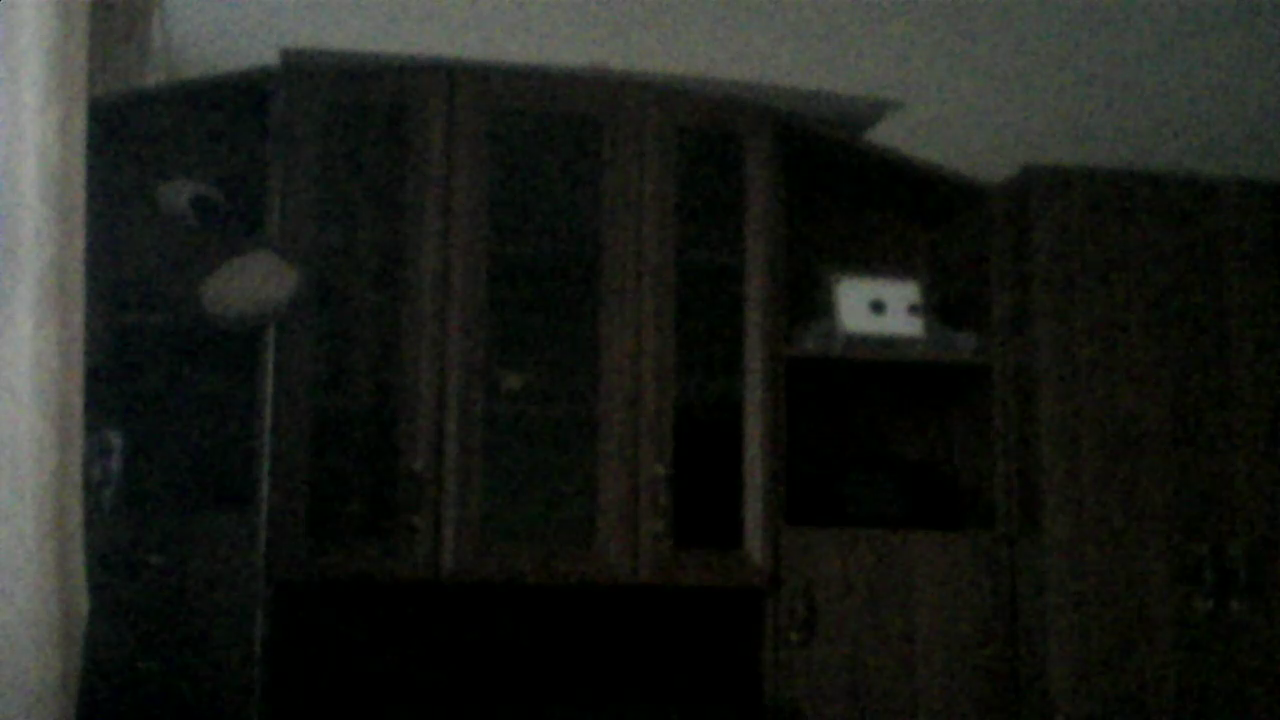
//> input picture frame 11 of video.mp4, 1280 x 720 px
$ ./main   (built with g++ and OpenCV 4)
//> lines starting //> are read from the running program, lines starting //| are printed output that depends on the picture; after the words box and inside, x2 and y2 are one past the last pixel; in counts of white or black regions, pixels touching at a corner belong together
#include <opencv2/imgproc.hpp>
#include <opencv2/imgcodecs.hpp>
#include <opencv2/highgui.hpp>
#include <opencv2/objdetect.hpp>
#include <opencv2/video.hpp>
#include <opencv2/videoio.hpp>
#include <iostream>
using namespace cv;
using namespace std;


Mat image;
Mat src;
Mat src_gray;
Mat canny;
char* canny_window = "Canny";
  Mat grad;
  const char* window_name = "Sobel Demo - Simple Edge Detector";
  int scale = 1;
  int delta = 0;
  int ddepth = CV_16S;
  int lowThreshold = 0;
  int const max_lowThreshold = 100;
  int ratio = 3;
  int kernel_size = 3;
  int blursize = 3;
  int max_blursize = 10;

  Mat frame; //current frame
  Mat fgMaskMOG2; //fg mask fg mask generated by MOG2 method
  Ptr<BackgroundSubtractor> pMOG2; //MOG2 Background subtractor
  char keyboard; //input from keyboard

void processVideo(char* videoFilename);

Mat CannyThreshold(int, Mat canny){
    cvtColor( canny, canny, COLOR_BGR2GRAY );
    if (blursize != 0){
        blur(canny, canny, Size(blursize,blursize));
    }
    if (lowThreshold != 0) {
        Canny(canny, canny, lowThreshold, lowThreshold*ratio, kernel_size );
    }
    return canny;
    //imshow( canny_window, canny );
}


int main()
{
    pMOG2 = createBackgroundSubtractorMOG2(); //MOG2 approach
    processVideo("C:\\Users\\Mishanya\\Documents\\Counter2016\\video.mp4");
    return 0;
}

void processVideo(char* videoFilename) {
    //create the capture object
    VideoCapture capture(videoFilename);
    if(!capture.isOpened()){
        //error in opening the video input
        cerr << "Unable to open video file: " << videoFilename << endl;
        exit(EXIT_FAILURE);
    }
    //read input data. ESC or 'q' for quitting
    keyboard = 0;
    while( keyboard != 'q' && keyboard != 27 ){
        //read the current frame
        if(!capture.read(frame)) {
            cerr << "Unable to read next frame." << endl;
            cerr << "Exiting..." << endl;
            exit(EXIT_FAILURE);
        }
//> frame is the input picture: 720 rows x 1280 cols, CV_8UC3; mean B, G, R 24.8, 29, 26.7
        frame = CannyThreshold(0,frame);
        //update the background model
        pMOG2->apply(frame, fgMaskMOG2,0);
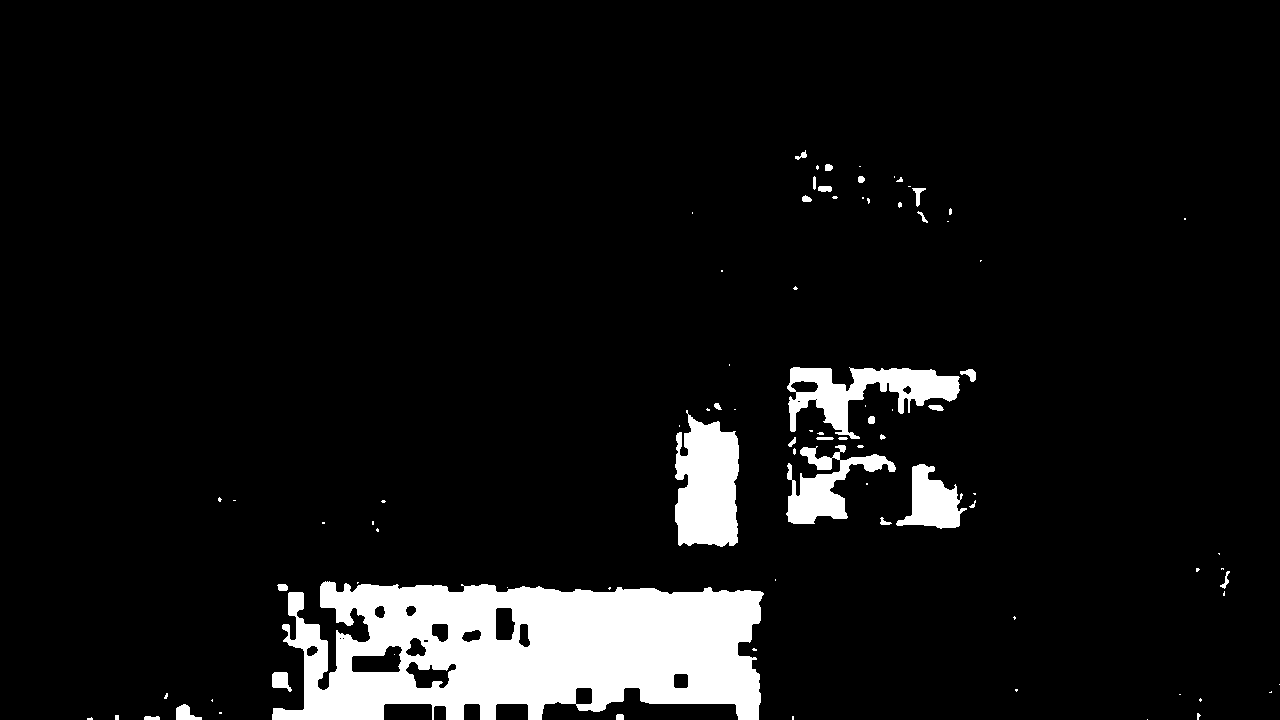
//> fgMaskMOG2: 720 rows x 1280 cols, CV_8UC1; values 127 (black) and 255 (white), 7.6% white; 87 white regions (56 under 20 px), largest, box (x1, y1, x2, y2) and area: (272, 581, 764, 720) 49863, (675, 410, 739, 547) 6944, (787, 367, 960, 439) 5295
        //get the frame number and write it on the current frame
        stringstream ss;
        rectangle(frame, cv::Point(10, 2), cv::Point(100,20),
                  cv::Scalar(255,255,255), -1);
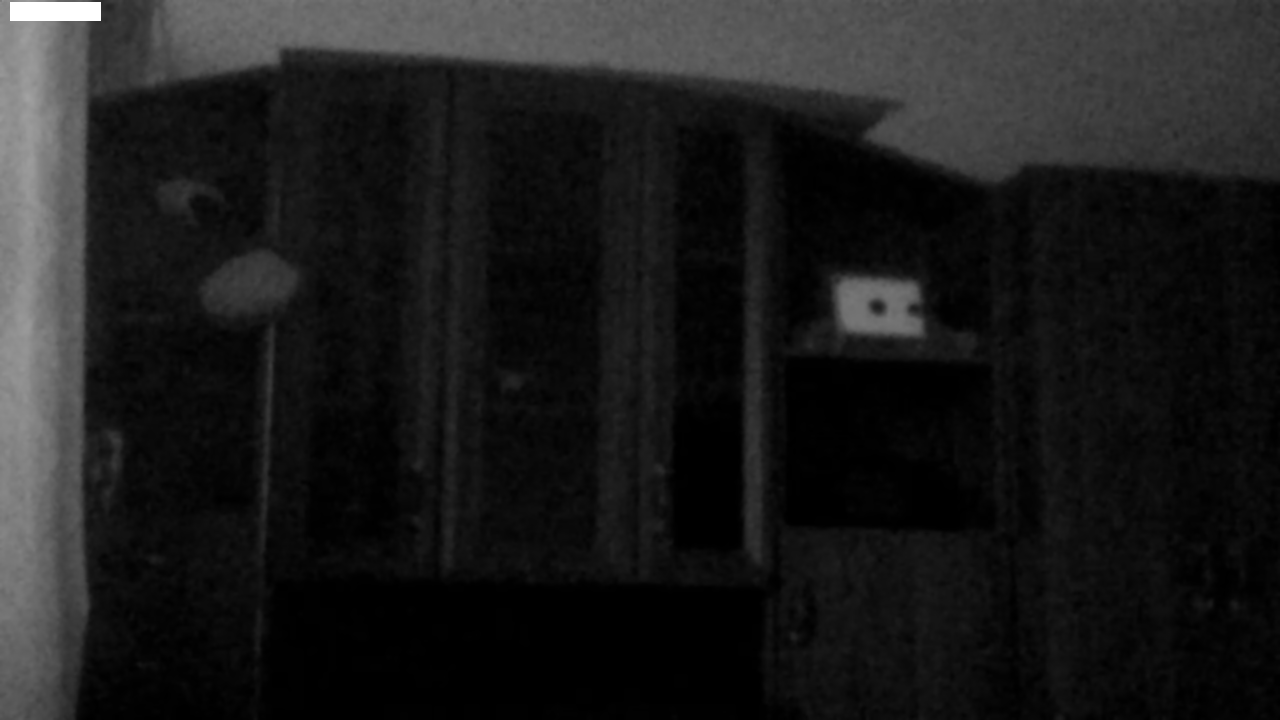
//> frame: 720 rows x 1280 cols, CV_8UC1; min 0, max 255, mean 28.1
        ss << capture.get(CAP_PROP_POS_FRAMES);
        string frameNumberString = ss.str();
        putText(frame, frameNumberString.c_str(), cv::Point(15, 15),
                FONT_HERSHEY_SIMPLEX, 0.5 , cv::Scalar(0,0,0));
//> frame: 720 rows x 1280 cols, CV_8UC1; 38 pixels changed, all inside (x1, y1, x2, y2) = (18, 5, 35, 16)
        //show the current frame and the fg masks
        imshow("Frame", frame);
        imshow("FG Mask MOG 2", fgMaskMOG2);
        //get the input from the keyboard
        keyboard = (char)waitKey( 30 );
//> the 'q' key is pressed
    }
    //delete capture object
    capture.release();
}

$ run again, starting later in the video
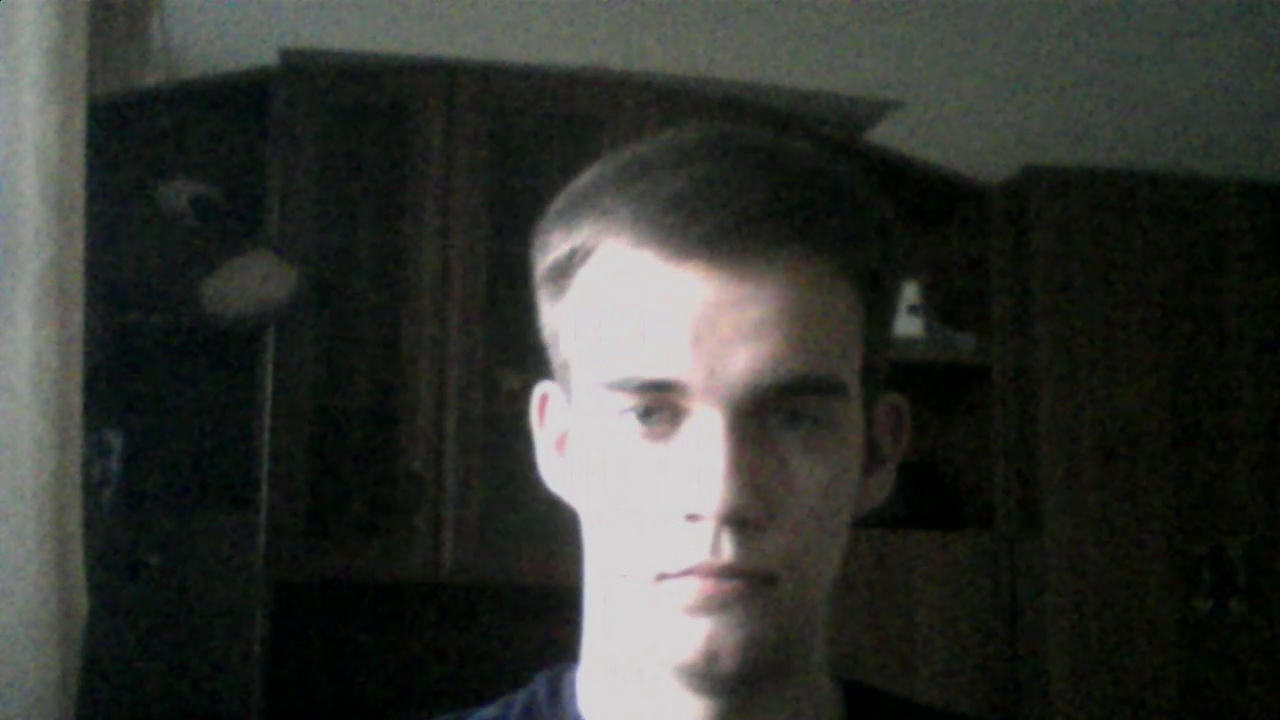
//> input picture frame 53 of video.mp4, 1280 x 720 px
//> in processVideo, frame is the input picture: 720 rows x 1280 cols, CV_8UC3; mean B, G, R 49.3, 53.2, 51.4
//> in processVideo, `pMOG2->apply(frame, fgMaskMOG2,0);`:
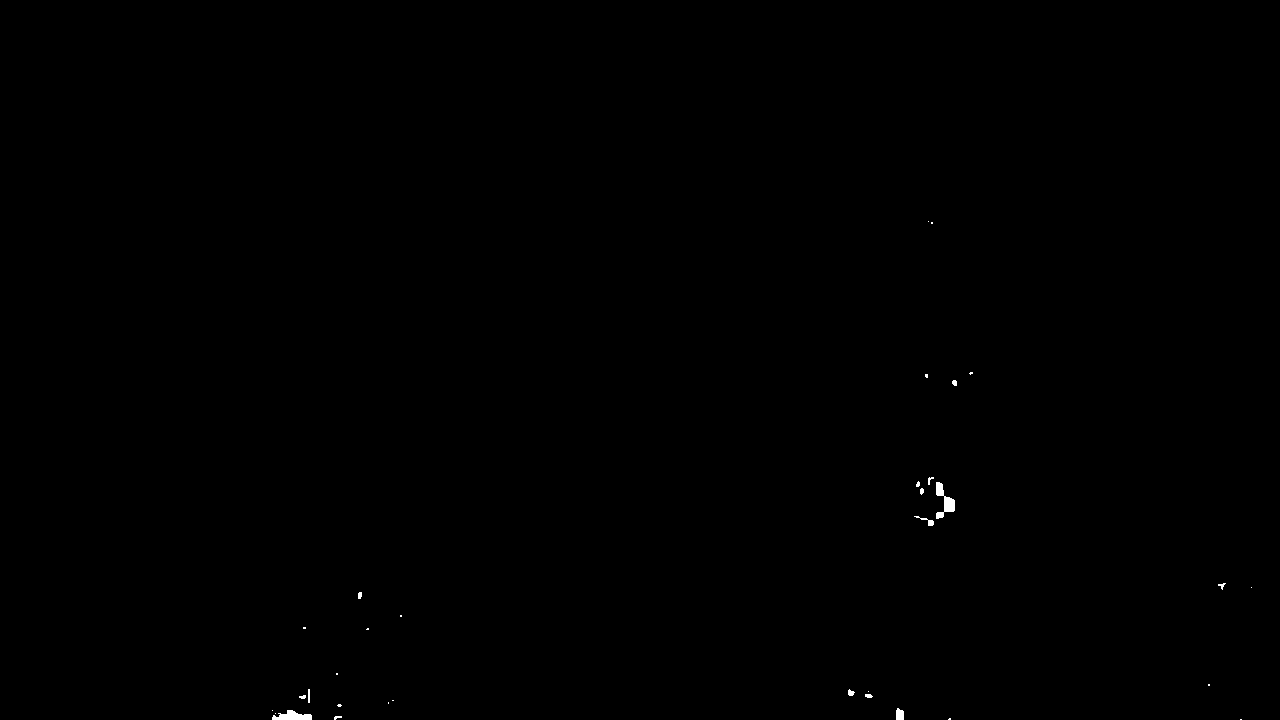
//> fgMaskMOG2: 720 rows x 1280 cols, CV_8UC1; values 127 (black) and 255 (white), 0.11% white; 33 white regions (19 under 20 px), largest, box (x1, y1, x2, y2) and area: (936, 482, 955, 519) 305, (272, 710, 312, 720) 257, (896, 708, 904, 720) 84
//> in processVideo, `rectangle(frame, cv::Point(10, 2), cv::Point(100,20), cv::Scalar(255,2..`:
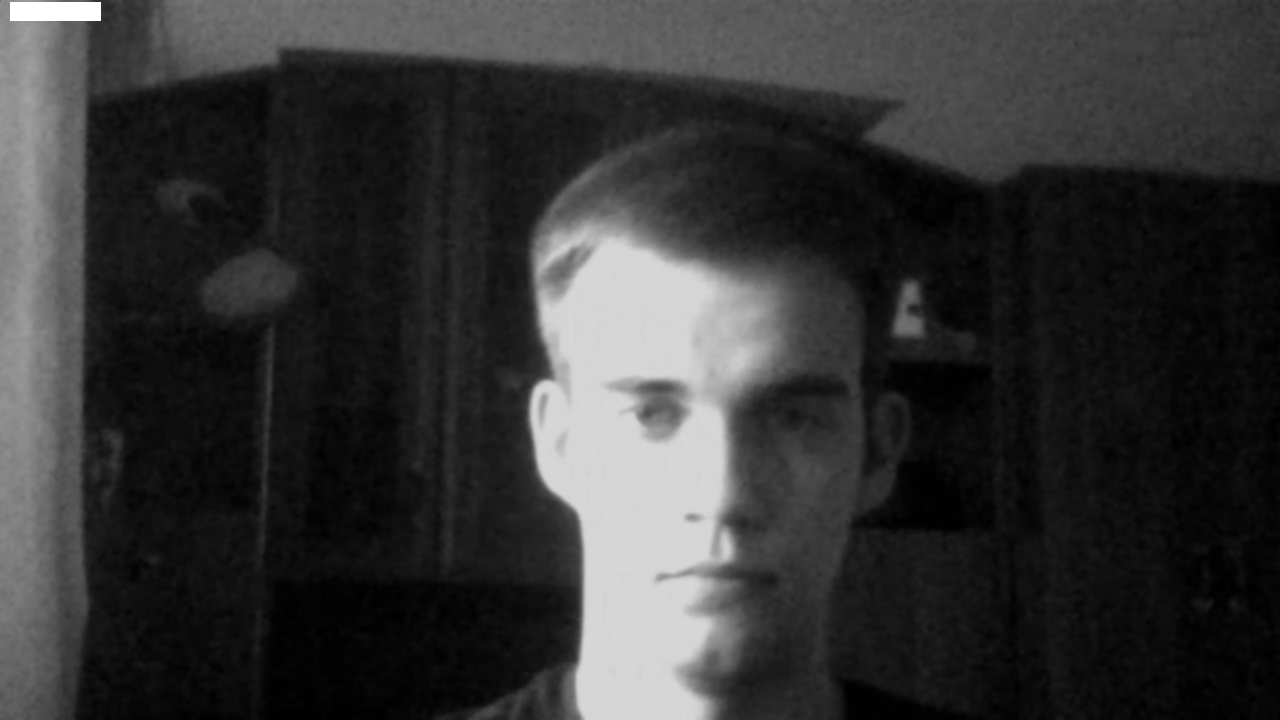
//> frame: 720 rows x 1280 cols, CV_8UC1; min 0, max 255, mean 52.4

$ run again, starting later in the video
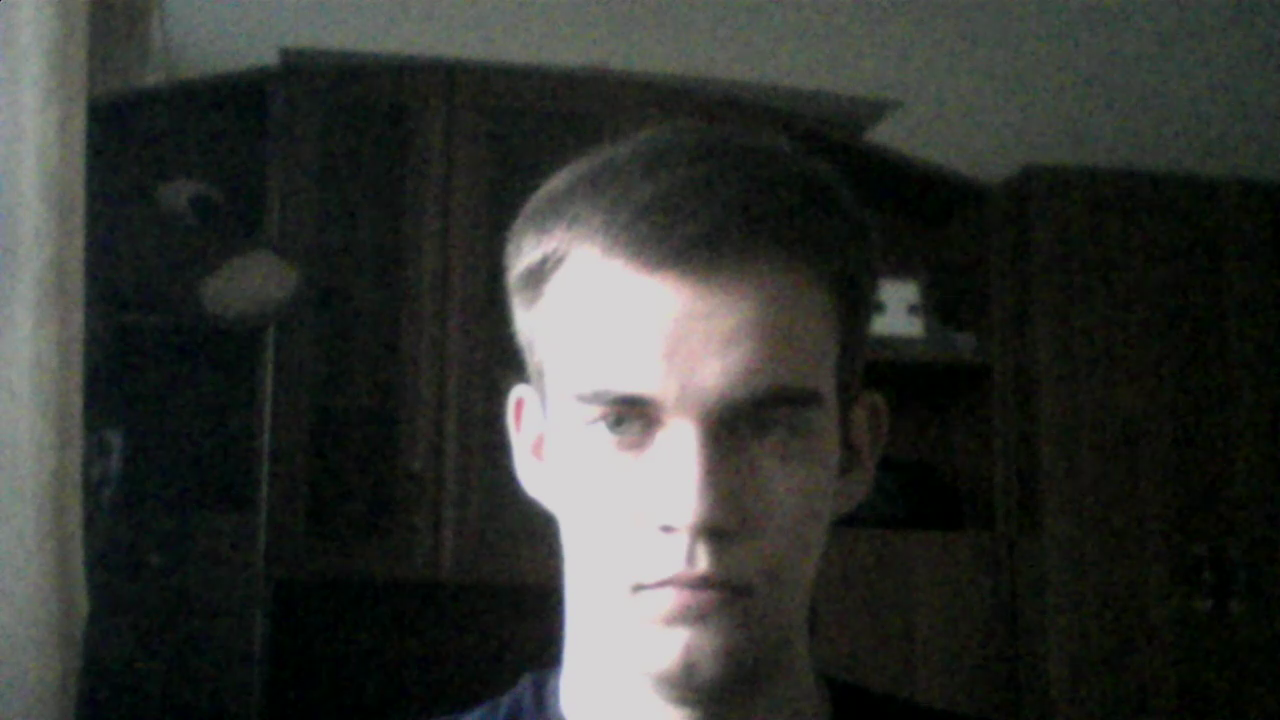
//> input picture frame 94 of video.mp4, 1280 x 720 px
//> in processVideo, frame is the input picture: 720 rows x 1280 cols, CV_8UC3; mean B, G, R 48.8, 52.4, 50.1
//> in processVideo, `pMOG2->apply(frame, fgMaskMOG2,0);`:
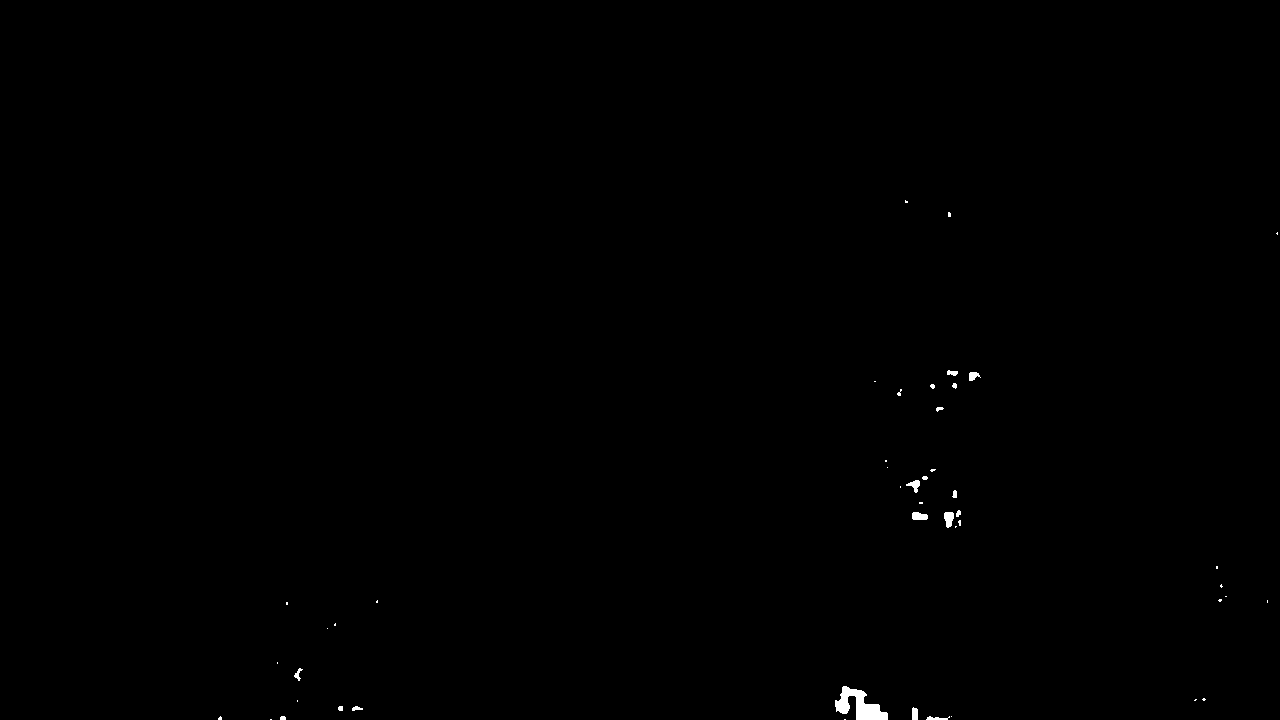
//> fgMaskMOG2: 720 rows x 1280 cols, CV_8UC1; values 127 (black) and 255 (white), 0.21% white; 47 white regions (30 under 20 px), largest, box (x1, y1, x2, y2) and area: (835, 686, 888, 720) 894, (944, 512, 954, 528) 121, (912, 512, 928, 520) 108
//> in processVideo, `rectangle(frame, cv::Point(10, 2), cv::Point(100,20), cv::Scalar(255,2..`:
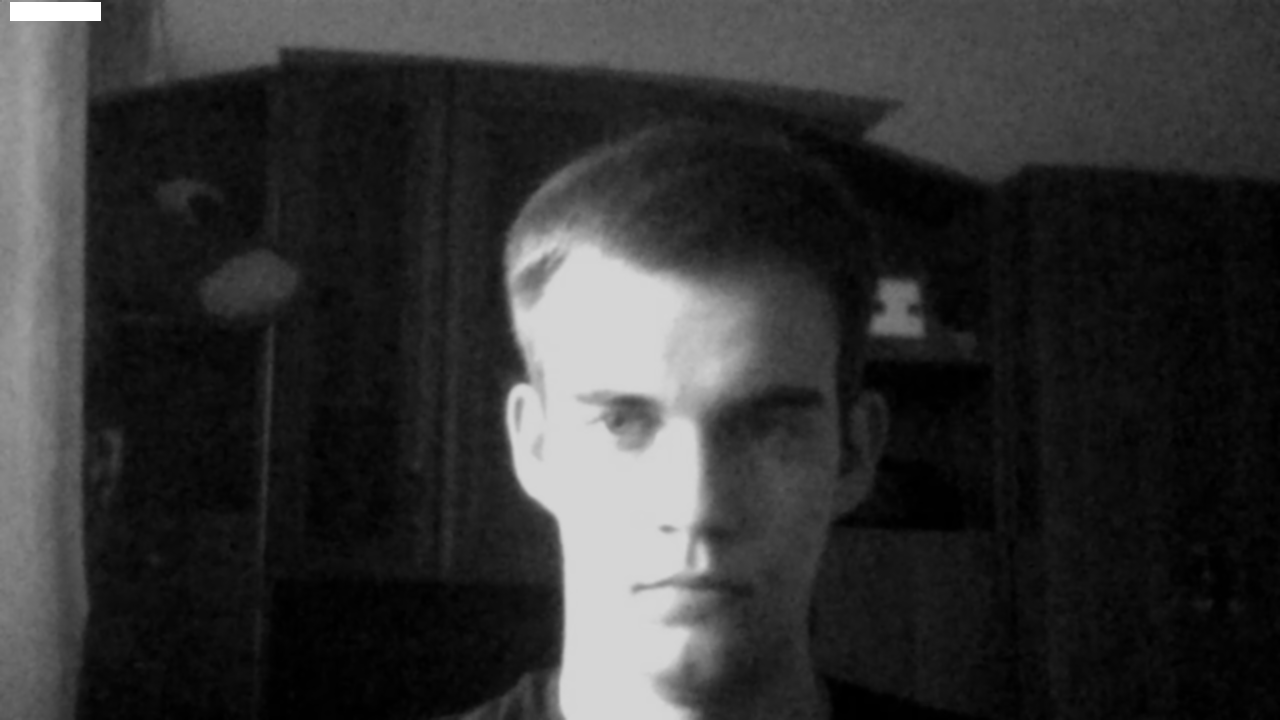
//> frame: 720 rows x 1280 cols, CV_8UC1; min 0, max 255, mean 51.5
